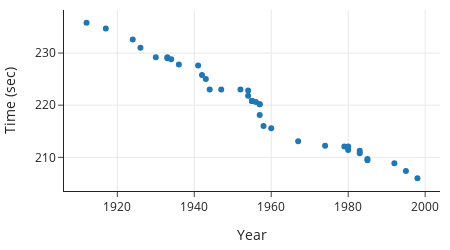

Notebook source saved alongside this figure:
### Markdown cell above
We can create a data frame and make a plot to show the progress in race times over the years:

### Code cell
px.scatter(men_1500, x='year', y='race_time',
           labels={'year':'Year', 'race_time':'Time (sec)'},
           width=450, height=250)

### Figure 1 — Plotly figure (JSON) as saved in the notebook; plotly's stock layout.template omitted (floating-point values rounded to 4 significant figures)
{"data": [{"hovertemplate": "Year=%{x}<br>Time (sec)=%{y}<extra></extra>", "legendgroup": "", "marker": {"color": "#1F77B4", "symbol": "circle"}, "mode": "markers", "name": "", "orientation": "v", "showlegend": false, "type": "scatter", "x": [1912, 1917, 1924, 1926, 1930, 1933, 1933, 1934, 1936, 1941, 1942, 1943, 1944, 1947, 1952, 1954, 1954, 1955, 1955, 1955, 1956, 1957, 1957, 1957, 1958, 1960, 1967, 1974, 1979, 1980, 1980, 1983, 1983, 1985, 1985, 1992, 1995, 1998], "xaxis": "x", "y": [235.8, 234.7, 232.6, 231, 229.2, 229.2, 229, 228.8, 227.8, 227.6, 225.8, 225, 223, 223, 223, 222.8, 221.8, 220.8, 220.8, 220.8, 220.6, 220.2, 220.2, 218.1, 216, 215.6, 213.1, 212.2, 212.1, 212.1, 211.4, 211.2, 210.8, 209.7, 209.5, 208.9, 207.4, 206], "yaxis": "y"}], "layout": {"height": 250, "legend": {"tracegroupgap": 0}, "width": 450, "xaxis": {"anchor": "y", "autorange": true, "domain": [0, 1], "range": [1906.0, 2004.0], "title": {"text": "Year"}, "type": "linear"}, "yaxis": {"anchor": "x", "autorange": true, "domain": [0, 1], "range": [203.6, 238.2], "title": {"text": "Time (sec)"}, "type": "linear"}}}
